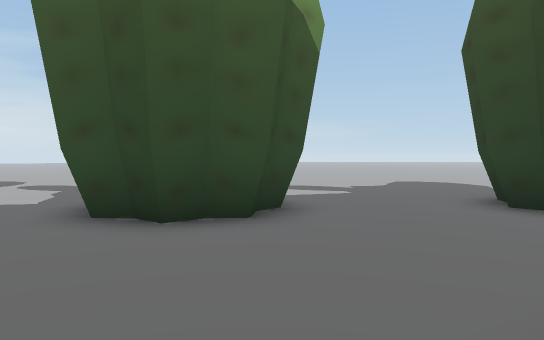
View 1 (above)

24 first-person views from a walk through a Unity game level. The camera is 1.5 m above the floor, tilts 2° down and sees 70° across. The floor is counted in squares, 2 m on a side. Each view is taken from the middle of a square. On the plan, view 1 faces up. The plan holds only what a view shows up to about 12 squares ahead; the rest is blank. The place goes on beyond the plan. The player is left out.

View 2
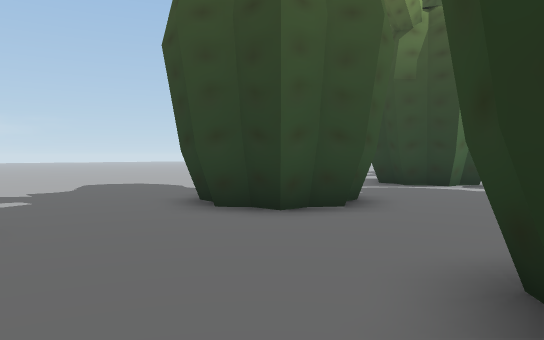

View 3
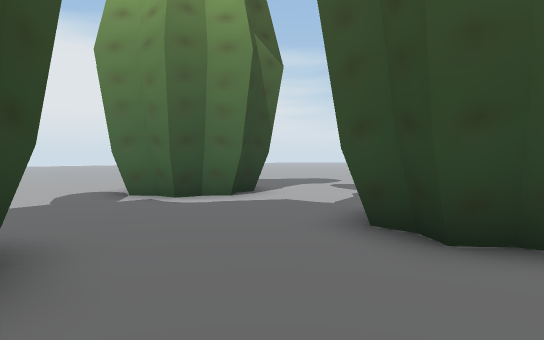

View 4
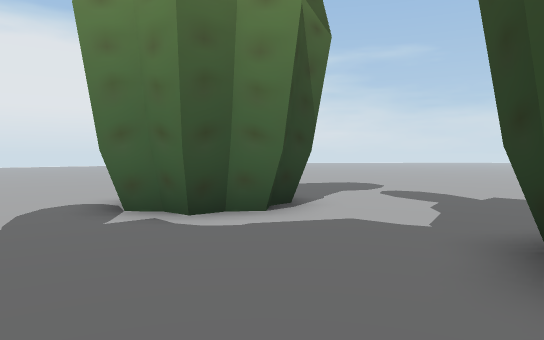

View 5
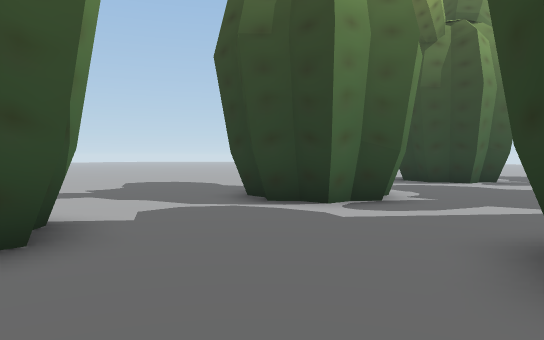

View 6
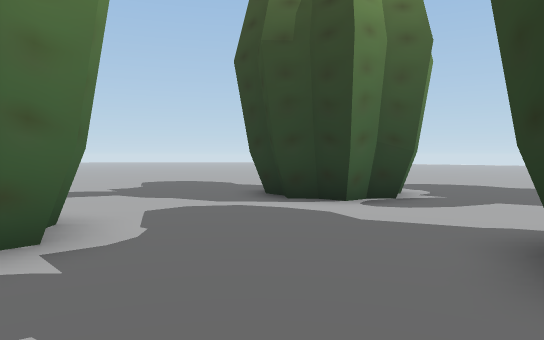

View 7
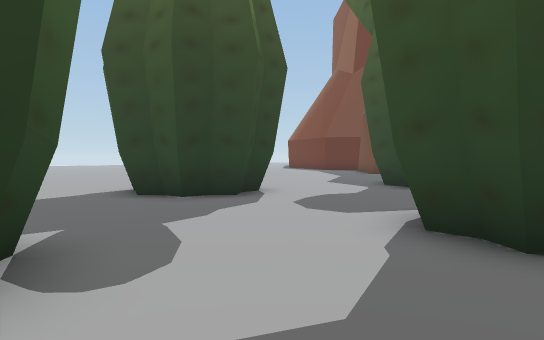

View 8
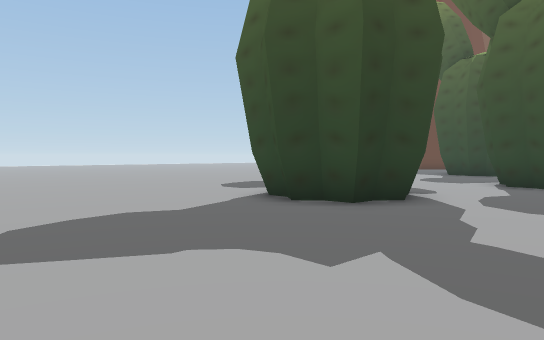

View 9
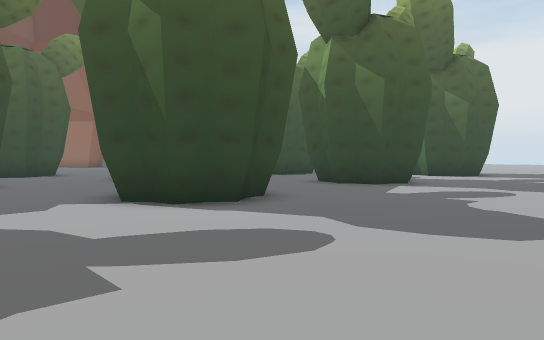

View 10
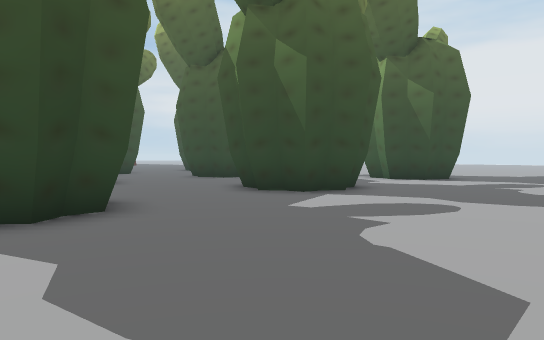

View 11
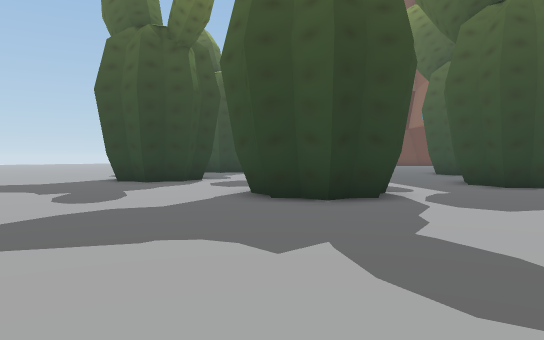

View 12
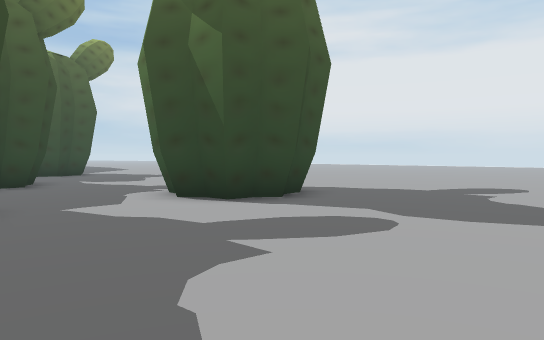

View 13
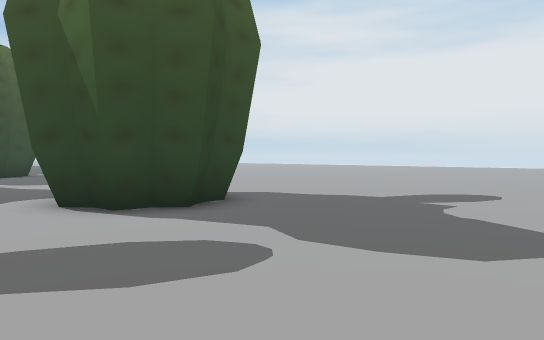

View 14
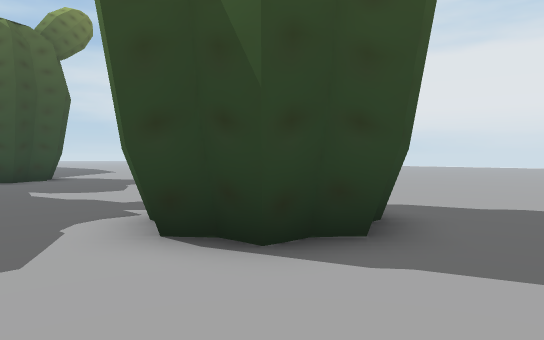

View 15
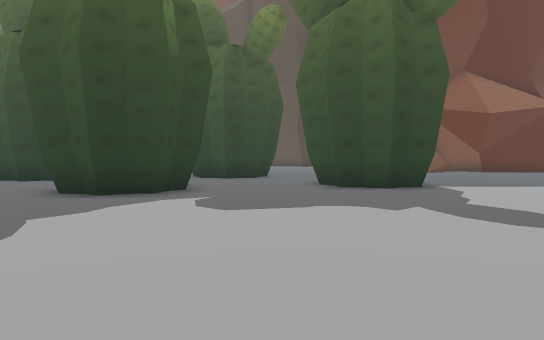

View 16
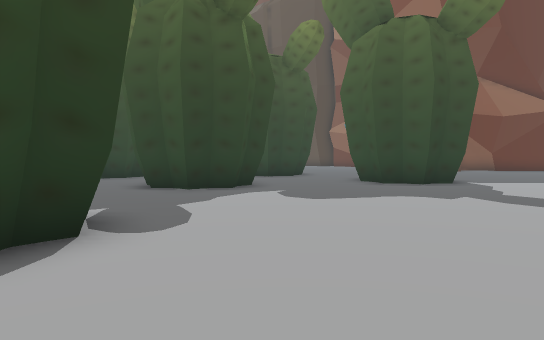

View 17
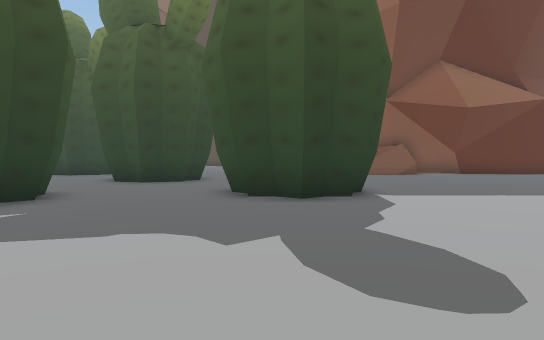

View 18
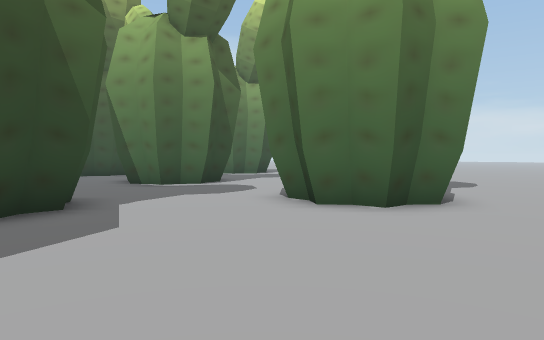

View 19
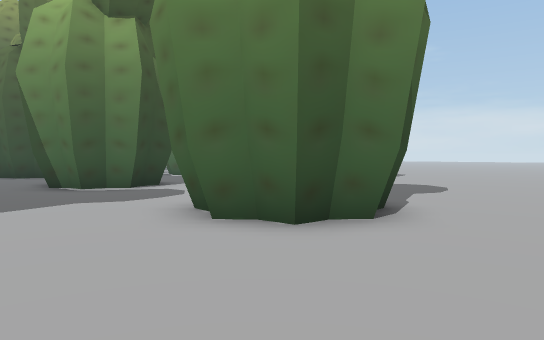

View 20
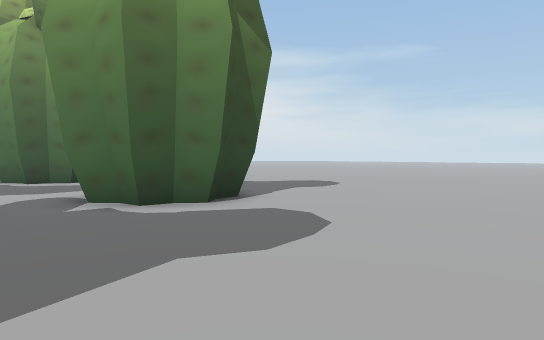

View 21
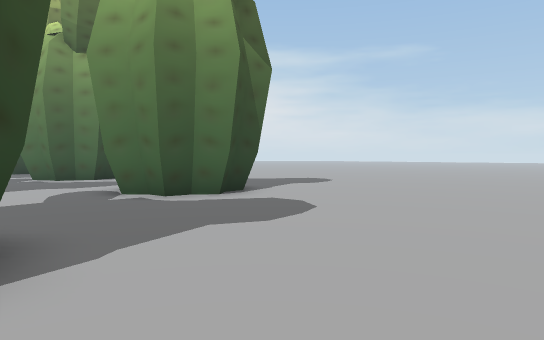

View 22
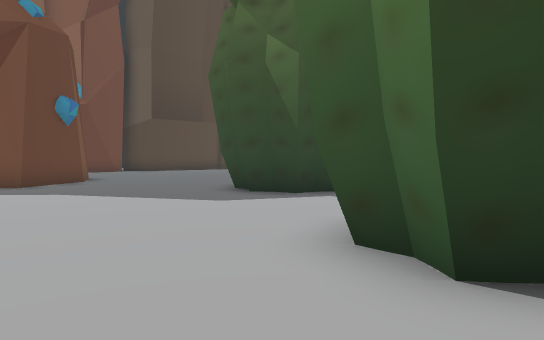

View 23
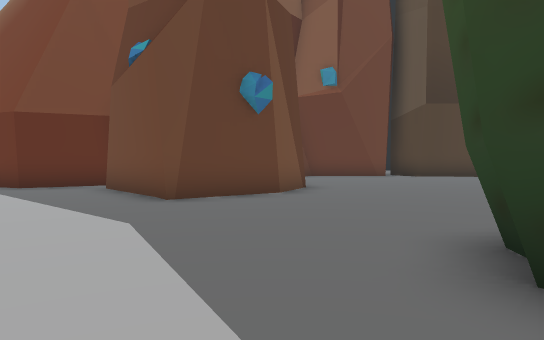

View 24
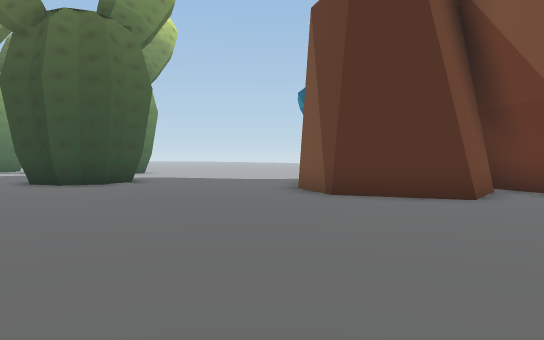

### Floor plan
Key: @ floor where view 1 was taken; # wall or solid block; . floor.
Columns run from 12 left of view 1 to 25 right of it. Each row starts with its distance up from view 1.
 12    ...... .  ........... . .........
 11 ....................................
 10 ......................................
  9 ......................................
  8 ......................................
  7 ....###...###...###...###....##.......
  6 ....###...###...###...###...####.....
  5 ....###...###...###...###....##......
  4 ......................................
  3 ......................................
  2 ......................................
  1 ........##....## ...###.   ##...###...
  0  ......###  @##  ..   #.   ##...###...
 -1 ........##       ..    ...###...###...
 -2 .............           ..............
 -3  ............              ...........
 -4  ....##....#                . ##......
 -5  ...##  ..##                .###.....
 -6  ....#   .#                 .###......
 -7  .....                      .........
 -8   ....                      ..........
 -9   .....                    ...........
-10   .....                    ........#..
-11   ....                     ......####.
-12   ...                      ......#  ##
-13                            ......#
-14                           .......####
-15                           ..........#
-16                            ....... ##
-17                           . ..

Where each view was taken, in squares from view 1:
view 1: 0 up, 0 right, facing up
view 2: 1 up, 0 right, facing up-right
view 3: 1 up, 0 right, facing up-left
view 4: 2 up, 2 left, facing up-left
view 5: 1 up, 5 right, facing up-right
view 6: 1 up, 11 right, facing up-right
view 7: 5 up, 14 right, facing down-right
view 8: 12 up, 13 right, facing down-right
view 9: 12 up, 9 right, facing down-left
view 10: 12 up, 6 right, facing down-left
view 11: 12 up, 6 right, facing down-right
view 12: 12 up, 2 left, facing down-left
view 13: 12 up, 4 left, facing down-left
view 14: 9 up, 4 left, facing down-left
view 15: 4 up, 12 left, facing down-right
view 16: 6 up, 12 left, facing down-right
view 17: 1 up, 12 left, facing down-right
view 18: 6 down, 25 right, facing up-left
view 19: 4 down, 25 right, facing up-left
view 20: 2 up, 24 right, facing up-left
view 21: 1 up, 25 right, facing up-left
view 22: 1 up, 25 right, facing down-left
view 23: 3 down, 21 right, facing down
view 24: 17 down, 14 right, facing up-right
